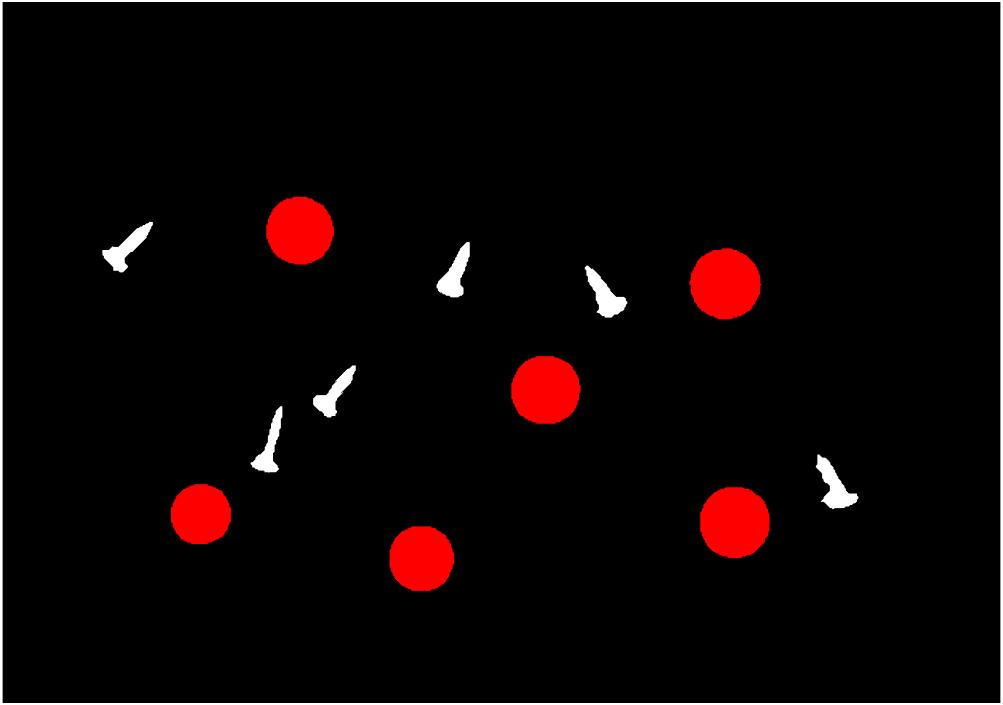
%> input picture Results/IMG_02_Edit.jpg, 1003 x 705 px, given in place of IMG_01.jpg, which was not available
$ octave Task1to4.m   (GNU Octave 9; MATLAB toolbox functions it lacks are replaced by stand-ins)
%> lines starting %> are read from the running program, lines starting %| are printed output that depends on the picture; pictures that were not available may be replaced by others from this repository, and a replacement may not be noted
% Image Processing Assignment
% George Monk, 17666456 ---------------------------------------------------
% Clearing variables and figures (formatting)
clear;
close all;
clc
% Task 1: Pre-processing -----------------------
% Step-1: Load input image
I = imread('IMG_01.jpg'); % Reads the designated image.
%> I is the input picture: size 705x1003x3 uint8; mean R, G, B 12.4, 4.8, 4.8

ProcessImage(I, 'IMG_01_Edit.jpg', 0); % Function to convert image
% [1 line not run here, left out]
function im = ProcessImage(input, name, save) % Converts image
%> called with name = 'IMG_01_Edit.jpg', save = 0
    % Step-2: Covert image to grayscale
    im = rgb2gray(input); % Converts the image to greyscale.
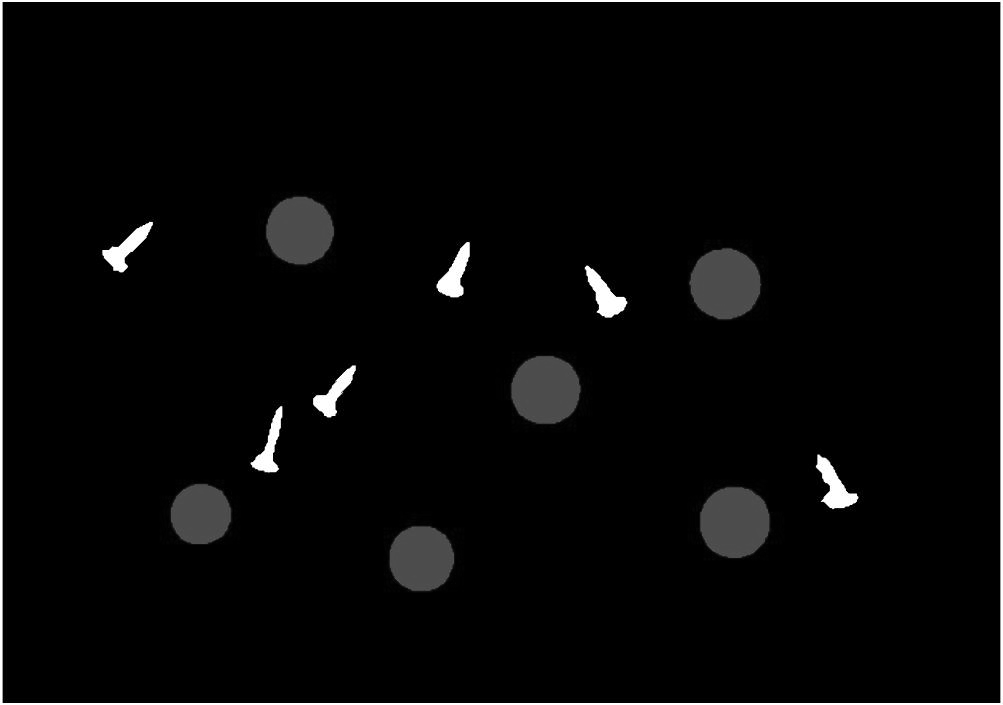
%> im: size 705x1003 uint8; min 0, max 255, mean 7.1

    % Step-3: Rescale image
    I_bilinear = imresize(im,0.5,'bilinear'); % Rescales and binarises the image.
    % Step-4: Produce histogram before enhancing
    figure, imshow(I_bilinear)
    title('Resized Image')
    figure, histogram(I_bilinear) % Produces the first histogram.
    title('Histogram of image before enhancement')
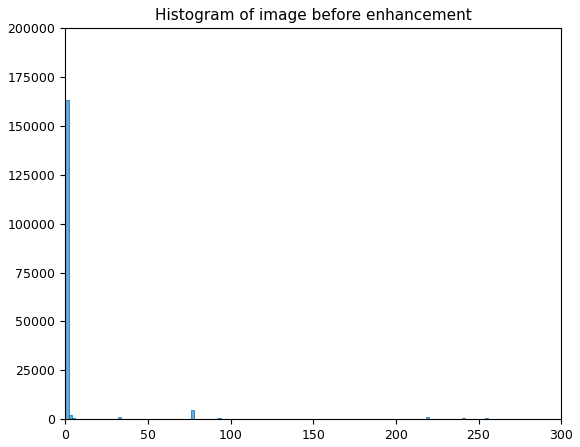
%> figure redrawn from the program's plot data; tallest bar 163232 high, from x = 0 to 2
    image = adapthisteq(I_bilinear); % Adaptive histogram enhancement
    image = imsharpen(image, 'Amount', 5, 'Radius', 1); % Sharpens image
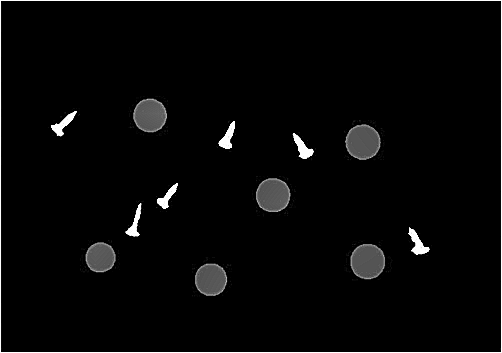
%> image: size 353x502 uint8; min 0, max 255, mean 7.4; mean of the top-left, top-right, bottom-left and bottom-right quarters 7.2, 6, 8.3, 8.2
    image = imgaussfilt(image); % Applies gaussian filter
    image_rev = imcomplement(image); % To detect any foreground items that blend into the background, the inverse of i is generated.
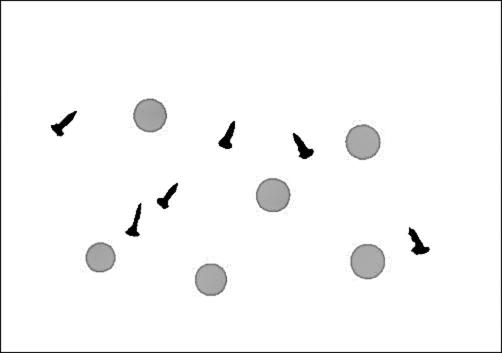
%> image_rev: size 353x502 uint8; min 0, max 255, mean 247.6
    image_rev = imsharpen(image_rev); % Sharpens inverse
    image_rev = imcomplement(image_rev); % Inverse again
    image = (image + image_rev) / 2; % Generates average from inverse and original
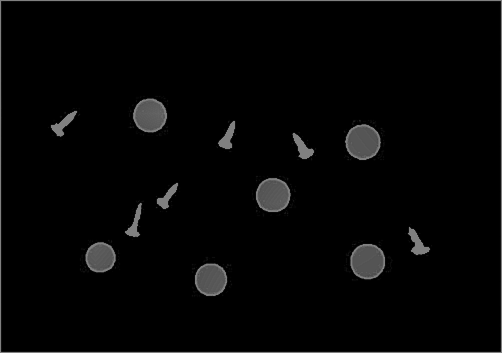
%> image: size 353x502 uint8; min 0, max 128, mean 5.4

    image = imflatfield(image, 20); % Flat field
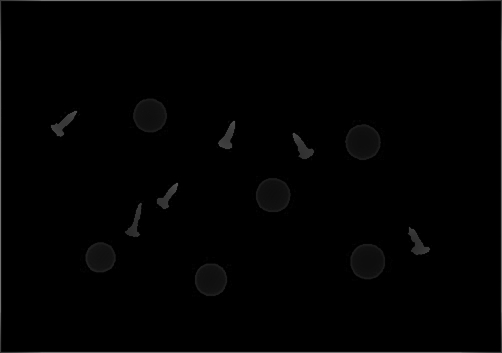
%> image: size 353x502 uint8; min 0, max 117, mean 2.2

%> (the run ends here)

$ run again, on Results/IMG_03_Edit.jpg
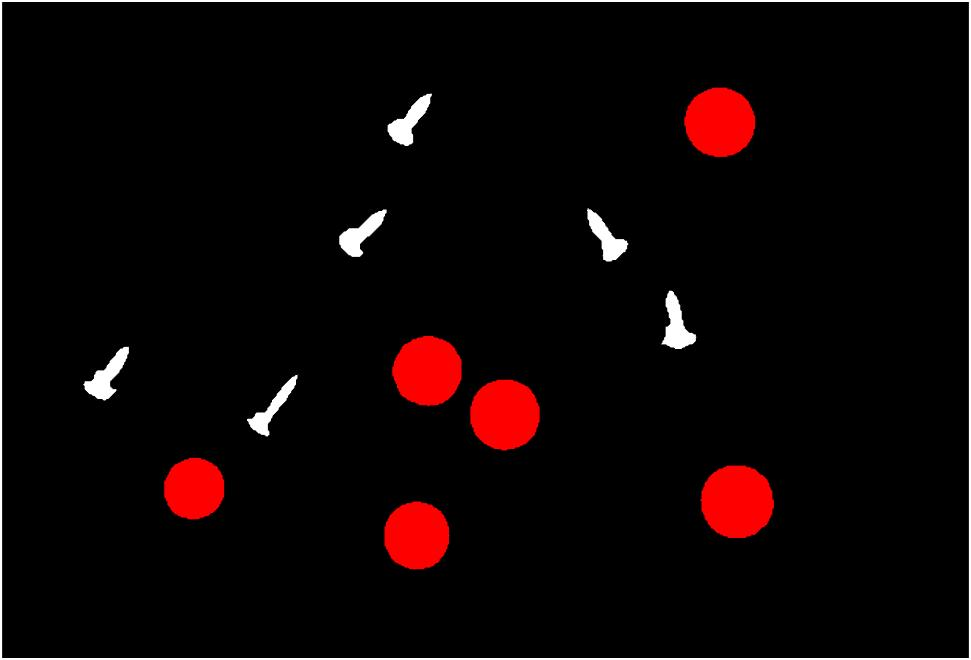
%> input picture Results/IMG_03_Edit.jpg, 971 x 660 px, given in place of IMG_01.jpg, which was not available
%> I is the input picture: size 660x971x3 uint8; mean R, G, B 13.6, 5, 5
%> in ProcessImage, `image_rev = imcomplement(image);`:
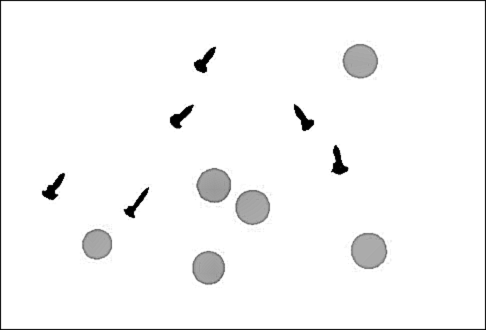
%> image_rev: size 330x486 uint8; min 0, max 255, mean 246.7
%> in ProcessImage, `image = imflatfield(image, 20);`:
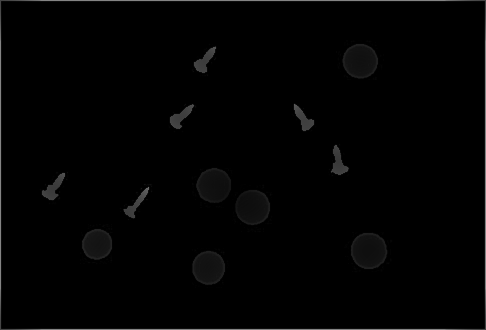
%> image: size 330x486 uint8; min 0, max 132, mean 2.7

$ run again, on Results/IMG_04_Edit.jpg
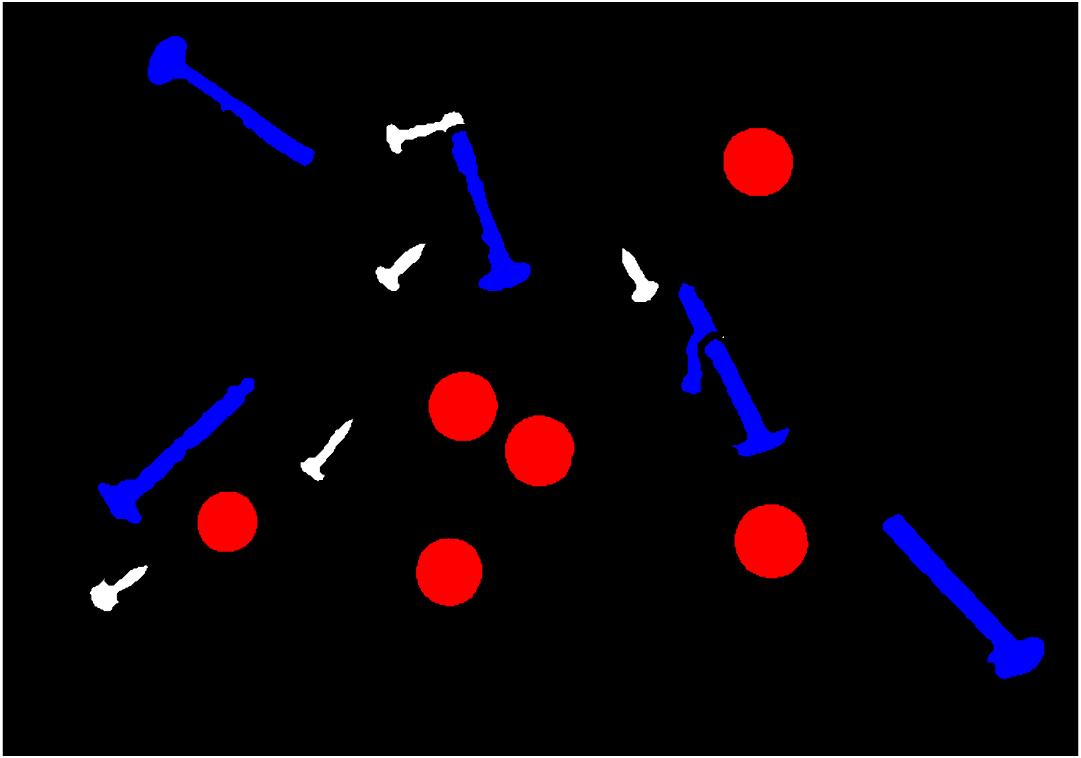
%> input picture Results/IMG_04_Edit.jpg, 1081 x 758 px, given in place of IMG_01.jpg, which was not available
%> I is the input picture: size 758x1081x3 uint8; mean R, G, B 11, 4.2, 10.7
%> in ProcessImage, `image_rev = imcomplement(image);`:
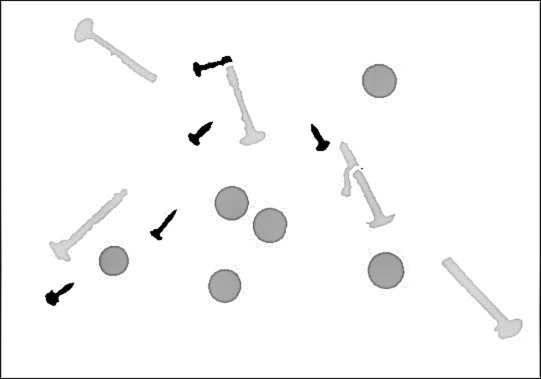
%> image_rev: size 379x541 uint8; min 0, max 255, mean 246.9
%> in ProcessImage, `image = imflatfield(image, 20);`:
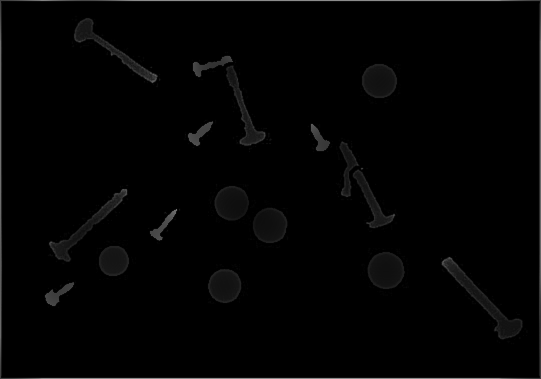
%> image: size 379x541 uint8; min 0, max 140, mean 3.1
